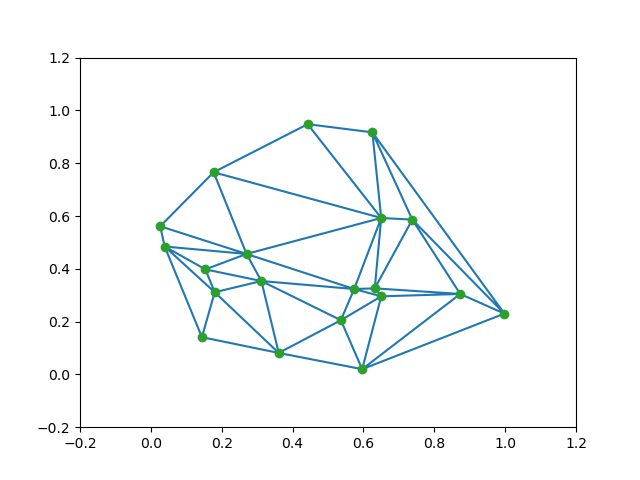

This chart was generated by the following Python code:
#original https://docs.scipy.org/doc/scipy/reference/tutorial/spatial.html
from scipy.spatial import Delaunay
import matplotlib.pyplot as plt
import numpy as np
points = np.random.rand(20, 2) #20 random points in 2-D in [0,1)
tri = Delaunay(points)
plt.triplot(points[:,0], points[:,1], tri.simplices)
plt.plot(points[:,0], points[:,1], 'o')
plt.xlim(-0.2, 1.2)
plt.ylim(-0.2, 1.2)
plt.show()                                                     
